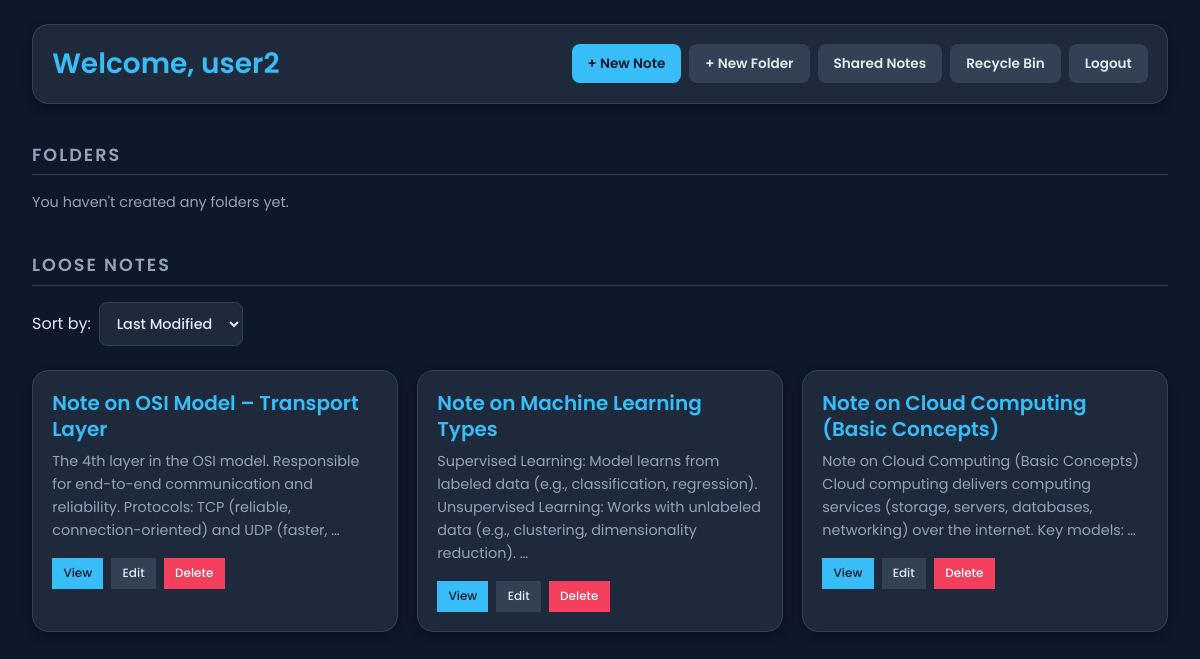
Page /notes/ (signed in) on the earlier database version.
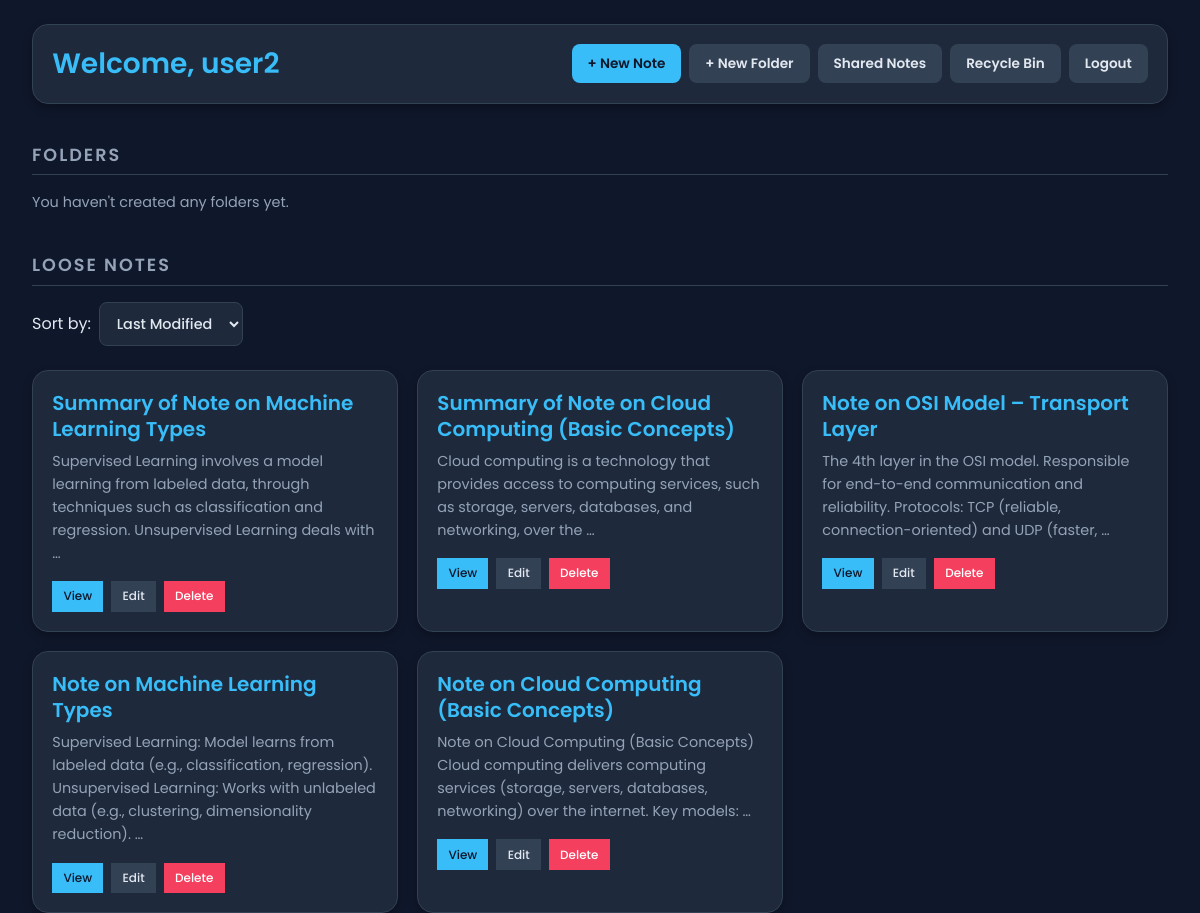
Same page on the later database version.
### notes/models.py (models this page shows, shortened)
class Note(models.Model):
    owner = models.ForeignKey(User, on_delete=models.CASCADE)  # Not nullable
    folder = models.ForeignKey(Folder, on_delete=models.SET_NULL, null=True, blank=True)  # Nullable
    title = models.CharField(max_length=200, null=True, blank=True)
    content = models.TextField(null=True, blank=True)
    is_deleted = models.BooleanField(default=False)  # For recycle bin
    deleted_at = models.DateTimeField(null=True, blank=True)
    created_at = models.DateTimeField(auto_now_add=True)
    updated_at = models.DateTimeField(auto_now=True)

### notes/views.py (the view)
# urls.py: path('', views.notes_home, name='notes_home'),
def notes_home(request):
    user = request.user
    if not user.is_authenticated:
        return redirect('/accounts/login/')
    folders = Folder.objects.filter(owner=user, is_deleted=False)
    notes = Note.objects.filter(owner=user, folder__isnull=True, is_deleted=False)
    sort_by = request.GET.get('sort', 'time')
    if sort_by == 'name':
        notes = notes.order_by('title')
    else:  # default to 'time'
        notes = notes.order_by('-updated_at')
    context = {
        'folders': folders,
        'notes': notes,
        'current_sort': sort_by
    }
    return render(request, 'notes/notes_home.html', context)

### notes/templates/notes/notes_home.html (shortened to what this page needs)
<!DOCTYPE html>
<html lang="en">
<head>
</head>
<body>
  <div class="container">
    <div class="top-bar">
      <h1>Welcome, {{ user.username }}</h1>
      <div class="actions">
        <a href="{% url 'create_note' %}" class="btn btn-primary">+ New Note</a>
        <a href="{% url 'create_folder' %}" class="btn btn-secondary">+ New Folder</a>
        <a href="{% url 'shared_notes' %}" class="btn btn-secondary">Shared Notes</a>
        <a href="{% url 'recycle_bin' %}" class="btn btn-secondary">Recycle Bin</a>
        <a href="{% url 'logout' %}" class="btn btn-secondary">Logout</a>
      </div>
    </div>
    <div class="section">
      <h2>Folders</h2>
      {% if folders %}
        <div class="folder-grid">
          {% for folder in folders %}
            <div class="folder-card">
              <a href="{% url 'folder_detail' folder.id %}" class="folder-link">
                <strong>{{ folder.name }}</strong>
              </a>
              <div class="folder-actions">
                <a href="{% url 'edit_folder' folder.id %}" class="btn-small btn-secondary">Edit</a>
                <a href="{% url 'delete_folder' folder.id %}" class="btn-small btn-danger">Delete</a>
              </div>
            </div>
          {% endfor %}
        </div>
      {% else %}
        <p>You haven't created any folders yet.</p>
      {% endif %}
    </div>
    <div class="section">
      <h2>Loose Notes</h2>
      <div class="sort-controls">
        <label for="sort-select">Sort by: </label>
        <select id="sort-select" onchange="window.location.href='?sort=' + this.value">
          <option value="time" {% if current_sort == 'time' %}selected{% endif %}>Last Modified</option>
        </select>
      </div>
      {% if notes %}
        <div class="note-list">
          {% for note in notes %}
            <div class="note-card">
              <h3>{{ note.title }}</h3>
              <p>{{ note.content|truncatewords:20 }}</p>
              <div class="note-actions">
                <a href="{% url 'view_note' note.id %}" class="btn-small btn-primary">View</a>
                <a href="{% url 'edit_note' note.id %}" class="btn-small btn-secondary">Edit</a>
                <a href="{% url 'delete_note' note.id %}" class="btn-small btn-danger">Delete</a>
              </div>
            </div>
          {% endfor %}
        </div>
      {% else %}
        <p>You haven't created any notes yet.</p>
      {% endif %}
    </div>
  </div> </body>
</html>

Differences in the rows shown:
added Note: title "Summary of Note on Machine Learning Types", content "Supervised Learning involves a model learning from labeled data, through techniques such as classification and regression. Unsupervised Learning deals with …"
added Note: title "Summary of Note on Cloud Computing (Basic Concepts)", content "Cloud computing is a technology that provides access to computing services, such as storage, servers, databases, and networking, over the …"
